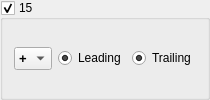
          <widget class="QGroupBox" name="channelGroupBox_15">
           <property name="minimumSize">
            <size>
             <width>0</width>
             <height>30</height>
            </size>
           </property>
           <property name="toolTip">
            <string>Enable Channel 15</string>
           </property>
           <property name="title">
            <string>15</string>
           </property>
           <property name="flat">
            <bool>false</bool>
           </property>
           <property name="checkable">
            <bool>true</bool>
           </property>
           <layout class="QHBoxLayout" name="horizontalLayout_36">
            <item>
             <widget class="QComboBox" name="PolarityComboBox15">
              <property name="font">
               <font>
                <pointsize>10</pointsize>
                <weight>75</weight>
                <bold>true</bold>
               </font>
              </property>
              <property name="toolTip">
               <string>Select channel input polarity</string>
              </property>
              <property name="frame">
               <bool>true</bool>
              </property>
              <item>
               <property name="text">
                <string>+</string>
               </property>
              </item>
              <item>
               <property name="text">
                <string>-</string>
               </property>
              </item>
             </widget>
            </item>
            <item>
             <widget class="QRadioButton" name="Channel_leading_radio_15">
              <property name="toolTip">
               <string>Enable TDC leading edge of channel</string>
              </property>
              <property name="text">
               <string>Leading</string>
              </property>
              <property name="checked">
               <bool>true</bool>
              </property>
              <property name="autoExclusive">
               <bool>false</bool>
              </property>
             </widget>
            </item>
            <item>
             <widget class="QRadioButton" name="Channel_trailing_radio_15">
              <property name="toolTip">
               <string>Enable TDC trailing edge of channel</string>
              </property>
              <property name="text">
               <string>Trailing</string>
              </property>
              <property name="checked">
               <bool>true</bool>
              </property>
              <property name="autoExclusive">
               <bool>false</bool>
              </property>
             </widget>
            </item>
           </layout>
          </widget>
